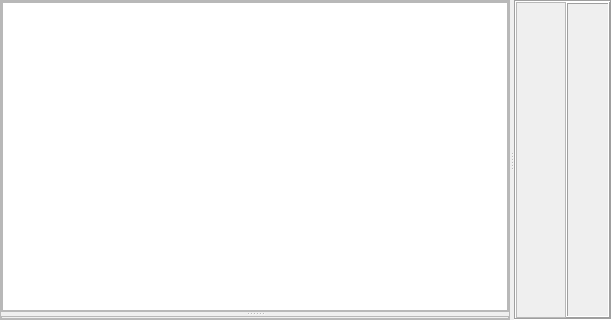
<?xml version="1.0" encoding="UTF-8"?>
<ui version="4.0">
 <class>View3DWidget</class>
 <widget class="QWidget" name="View3DWidget">
  <property name="geometry">
   <rect>
    <x>0</x>
    <y>0</y>
    <width>612</width>
    <height>320</height>
   </rect>
  </property>
  <property name="windowTitle">
   <string>Form</string>
  </property>
  <layout class="QVBoxLayout" name="verticalLayout">
   <property name="spacing">
    <number>0</number>
   </property>
   <property name="leftMargin">
    <number>0</number>
   </property>
   <property name="topMargin">
    <number>0</number>
   </property>
   <property name="rightMargin">
    <number>0</number>
   </property>
   <property name="bottomMargin">
    <number>0</number>
   </property>
   <item>
    <widget class="QSplitter" name="splitter">
     <property name="orientation">
      <enum>Qt::Horizontal</enum>
     </property>
     <widget class="QFrame" name="frmLeftPane">
      <property name="frameShape">
       <enum>QFrame::StyledPanel</enum>
      </property>
      <property name="frameShadow">
       <enum>QFrame::Raised</enum>
      </property>
      <layout class="QVBoxLayout" name="verticalLayout_3">
       <property name="spacing">
        <number>0</number>
       </property>
       <property name="leftMargin">
        <number>0</number>
       </property>
       <property name="topMargin">
        <number>0</number>
       </property>
       <property name="rightMargin">
        <number>0</number>
       </property>
       <property name="bottomMargin">
        <number>0</number>
       </property>
       <item>
        <widget class="QSplitter" name="splitter_2">
         <property name="orientation">
          <enum>Qt::Vertical</enum>
         </property>
         <widget class="QFrame" name="frmData">
          <property name="frameShape">
           <enum>QFrame::StyledPanel</enum>
          </property>
          <property name="frameShadow">
           <enum>QFrame::Raised</enum>
          </property>
          <layout class="QVBoxLayout" name="verticalLayout_5">
           <property name="spacing">
            <number>0</number>
           </property>
           <property name="leftMargin">
            <number>0</number>
           </property>
           <property name="topMargin">
            <number>0</number>
           </property>
           <property name="rightMargin">
            <number>0</number>
           </property>
           <property name="bottomMargin">
            <number>0</number>
           </property>
           <item>
            <widget class="Viewer3DListWidget" name="listWidget"/>
           </item>
          </layout>
         </widget>
         <widget class="QFrame" name="frmDataViewOptions">
          <property name="frameShape">
           <enum>QFrame::StyledPanel</enum>
          </property>
          <property name="frameShadow">
           <enum>QFrame::Raised</enum>
          </property>
          <layout class="QVBoxLayout" name="verticalLayout_6">
           <property name="spacing">
            <number>0</number>
           </property>
           <property name="leftMargin">
            <number>0</number>
           </property>
           <property name="topMargin">
            <number>0</number>
           </property>
           <property name="rightMargin">
            <number>0</number>
           </property>
           <property name="bottomMargin">
            <number>0</number>
           </property>
          </layout>
         </widget>
        </widget>
       </item>
      </layout>
     </widget>
     <widget class="QFrame" name="frmRightPane">
      <property name="frameShape">
       <enum>QFrame::Box</enum>
      </property>
      <property name="frameShadow">
       <enum>QFrame::Sunken</enum>
      </property>
      <property name="midLineWidth">
       <number>0</number>
      </property>
      <layout class="QHBoxLayout" name="horizontalLayout_2">
       <property name="spacing">
        <number>0</number>
       </property>
       <property name="leftMargin">
        <number>0</number>
       </property>
       <property name="topMargin">
        <number>0</number>
       </property>
       <property name="rightMargin">
        <number>0</number>
       </property>
       <property name="bottomMargin">
        <number>0</number>
       </property>
       <item>
        <widget class="QFrame" name="frmViewer">
         <property name="sizePolicy">
          <sizepolicy hsizetype="Expanding" vsizetype="Expanding">
           <horstretch>0</horstretch>
           <verstretch>0</verstretch>
          </sizepolicy>
         </property>
         <property name="frameShape">
          <enum>QFrame::StyledPanel</enum>
         </property>
         <property name="frameShadow">
          <enum>QFrame::Raised</enum>
         </property>
         <layout class="QVBoxLayout" name="verticalLayout_4">
          <property name="spacing">
           <number>0</number>
          </property>
          <property name="leftMargin">
           <number>0</number>
          </property>
          <property name="topMargin">
           <number>0</number>
          </property>
          <property name="rightMargin">
           <number>0</number>
          </property>
          <property name="bottomMargin">
           <number>0</number>
          </property>
         </layout>
        </widget>
       </item>
       <item>
        <widget class="QFrame" name="frmTools">
         <property name="sizePolicy">
          <sizepolicy hsizetype="Preferred" vsizetype="Minimum">
           <horstretch>0</horstretch>
           <verstretch>0</verstretch>
          </sizepolicy>
         </property>
         <property name="frameShape">
          <enum>QFrame::Box</enum>
         </property>
         <property name="frameShadow">
          <enum>QFrame::Raised</enum>
         </property>
         <layout class="QVBoxLayout" name="verticalLayout_2">
          <property name="spacing">
           <number>0</number>
          </property>
          <property name="leftMargin">
           <number>0</number>
          </property>
          <property name="topMargin">
           <number>0</number>
          </property>
          <property name="rightMargin">
           <number>0</number>
          </property>
          <property name="bottomMargin">
           <number>0</number>
          </property>
          <item>
           <widget class="QPushButton" name="btnGlobal">
            <property name="sizePolicy">
             <sizepolicy hsizetype="Minimum" vsizetype="Fixed">
              <horstretch>0</horstretch>
              <verstretch>0</verstretch>
             </sizepolicy>
            </property>
            <property name="toolTip">
             <string>View all</string>
            </property>
            <property name="text">
             <string/>
            </property>
            <property name="icon">
             <iconset>
              <normaloff>:/icons32/v3Dglobal32</normaloff>:/icons32/v3Dglobal32</iconset>
            </property>
            <property name="iconSize">
             <size>
              <width>32</width>
              <height>32</height>
             </size>
            </property>
            <property name="flat">
             <bool>true</bool>
            </property>
           </widget>
          </item>
          <item>
           <widget class="QPushButton" name="btnLookAtXY">
            <property name="toolTip">
             <string>Look at XY plane</string>
            </property>
            <property name="text">
             <string/>
            </property>
            <property name="icon">
             <iconset>
              <normaloff>:/icons32/v3Dxy32</normaloff>:/icons32/v3Dxy32</iconset>
            </property>
            <property name="iconSize">
             <size>
              <width>32</width>
              <height>32</height>
             </size>
            </property>
            <property name="flat">
             <bool>true</bool>
            </property>
           </widget>
          </item>
          <item>
           <widget class="QPushButton" name="btnLookAtXZ">
            <property name="toolTip">
             <string>Look at XZ plane</string>
            </property>
            <property name="text">
             <string/>
            </property>
            <property name="icon">
             <iconset>
              <normaloff>:/icons32/v3Dyz32</normaloff>:/icons32/v3Dyz32</iconset>
            </property>
            <property name="iconSize">
             <size>
              <width>32</width>
              <height>32</height>
             </size>
            </property>
            <property name="flat">
             <bool>true</bool>
            </property>
           </widget>
          </item>
          <item>
           <widget class="QPushButton" name="btnLookAtYZ">
            <property name="toolTip">
             <string>Look at YZ plane</string>
            </property>
            <property name="text">
             <string/>
            </property>
            <property name="icon">
             <iconset>
              <normaloff>:/icons32/v3Dxz32</normaloff>:/icons32/v3Dxz32</iconset>
            </property>
            <property name="iconSize">
             <size>
              <width>32</width>
              <height>32</height>
             </size>
            </property>
            <property name="flat">
             <bool>true</bool>
            </property>
           </widget>
          </item>
          <item>
           <widget class="QPushButton" name="btnVerticalExaggeration">
            <property name="toolTip">
             <string>Vertical scale</string>
            </property>
            <property name="text">
             <string/>
            </property>
            <property name="icon">
             <iconset>
              <normaloff>:/icons32/vertexag32</normaloff>:/icons32/vertexag32</iconset>
            </property>
            <property name="iconSize">
             <size>
              <width>32</width>
              <height>32</height>
             </size>
            </property>
            <property name="flat">
             <bool>true</bool>
            </property>
           </widget>
          </item>
          <item>
           <spacer name="verticalSpacer">
            <property name="orientation">
             <enum>Qt::Vertical</enum>
            </property>
            <property name="sizeHint" stdset="0">
             <size>
              <width>20</width>
              <height>40</height>
             </size>
            </property>
           </spacer>
          </item>
         </layout>
        </widget>
       </item>
      </layout>
     </widget>
    </widget>
   </item>
  </layout>
 </widget>
 <customwidgets>
  <customwidget>
   <class>Viewer3DListWidget</class>
   <extends>QListWidget</extends>
   <header>viewer3d/viewer3dlistwidget.h</header>
  </customwidget>
 </customwidgets>
 <resources/>
 <connections>
  <connection>
   <sender>btnGlobal</sender>
   <signal>clicked()</signal>
   <receiver>View3DWidget</receiver>
   <slot>onViewAll()</slot>
   <hints>
    <hint type="sourcelabel">
     <x>590</x>
     <y>18</y>
    </hint>
    <hint type="destinationlabel">
     <x>305</x>
     <y>159</y>
    </hint>
   </hints>
  </connection>
  <connection>
   <sender>btnLookAtXY</sender>
   <signal>clicked()</signal>
   <receiver>View3DWidget</receiver>
   <slot>onLookAtXY()</slot>
   <hints>
    <hint type="sourcelabel">
     <x>582</x>
     <y>71</y>
    </hint>
    <hint type="destinationlabel">
     <x>305</x>
     <y>159</y>
    </hint>
   </hints>
  </connection>
  <connection>
   <sender>btnLookAtXZ</sender>
   <signal>clicked()</signal>
   <receiver>View3DWidget</receiver>
   <slot>onLookAtXZ()</slot>
   <hints>
    <hint type="sourcelabel">
     <x>582</x>
     <y>116</y>
    </hint>
    <hint type="destinationlabel">
     <x>305</x>
     <y>159</y>
    </hint>
   </hints>
  </connection>
  <connection>
   <sender>btnLookAtYZ</sender>
   <signal>clicked()</signal>
   <receiver>View3DWidget</receiver>
   <slot>onLookAtYZ()</slot>
   <hints>
    <hint type="sourcelabel">
     <x>582</x>
     <y>161</y>
    </hint>
    <hint type="destinationlabel">
     <x>305</x>
     <y>159</y>
    </hint>
   </hints>
  </connection>
  <connection>
   <sender>btnVerticalExaggeration</sender>
   <signal>clicked()</signal>
   <receiver>View3DWidget</receiver>
   <slot>onVerticalExaggeration()</slot>
   <hints>
    <hint type="sourcelabel">
     <x>590</x>
     <y>185</y>
    </hint>
    <hint type="destinationlabel">
     <x>614</x>
     <y>234</y>
    </hint>
   </hints>
  </connection>
 </connections>
 <slots>
  <slot>onViewAll()</slot>
  <slot>onLookAtXY()</slot>
  <slot>onLookAtXZ()</slot>
  <slot>onLookAtYZ()</slot>
  <slot>onObjectsListItemActivated(QListWidgetItem*)</slot>
  <slot>onVerticalExaggeration()</slot>
 </slots>
</ui>
